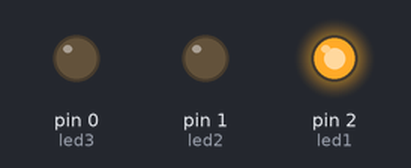
This sketch was run on a simulated Arduino Uno, built with avr-gcc and run on an emulated ATmega328P. Shown: output pins drawn as LEDs (lit = HIGH).

Above: at 0.2 s.
At 0.7 s:
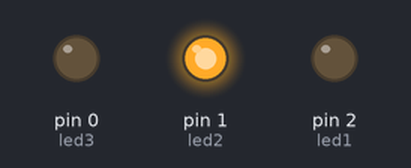
At 2.7 s:
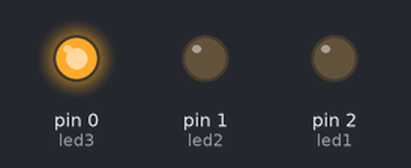
Timing chart, 0 to 3.5 s (numbered marks = the images above):
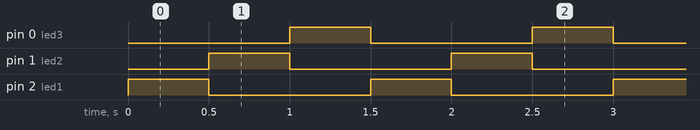

The sketch:

sketch_circuitblink.ino
```cpp
/*
  Blinking LEDs - test program to run 3 LEDs in a pattern of blinks
*/

int led1 = 2;
int led2 = 1;
int led3 = 0  ;

// the setup routine runs once when you press reset:
void setup() {
  // initialize the digital pin as an output.
  pinMode(led1, OUTPUT);
  pinMode(led2, OUTPUT);
  pinMode(led3, OUTPUT);

}

// the loop routine runs over and over again forever:
void loop() {
  digitalWrite(led1, HIGH);   // turn the LED on (HIGH is the voltage level)
   delay(500);
  digitalWrite(led1, LOW);    // turn the LED off by making the voltage LOW

  digitalWrite(led2, HIGH);    // turn the LED on (HIGH is the voltage level)
   delay(500);                      // wait for 1/2 a second
  digitalWrite(led2, LOW);     // turn the LED off by making the voltage LOW

  digitalWrite(led3, HIGH);     // turn the LED on (HIGH is the voltage level)
   delay(500);                      // wait for 1/2 a second
  digitalWrite(led3, LOW);      // turn the LED off by making the voltage LOW

}
```

Measured:
- by itself, pin 0 (led3), pin 1 (led2), pin 2 (led1): alternates HIGH for 0.50 s and LOW for 1.0 s
- by itself, everything shown: repeats every 1.5 s, in 4 steps
